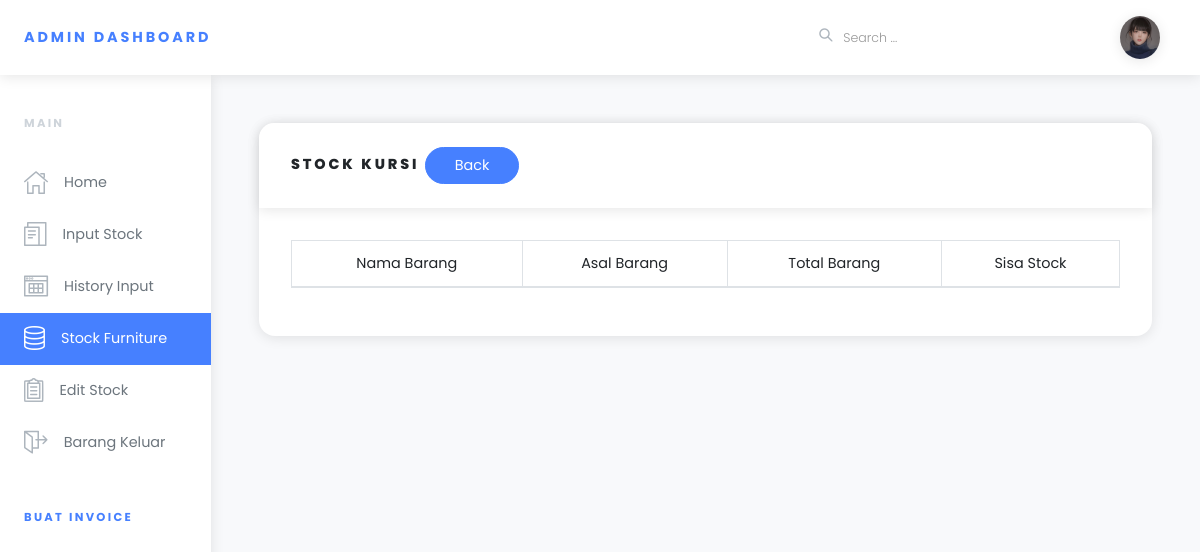
Before: /index.php/v_stock/v_tempat_tidur with the older database file.
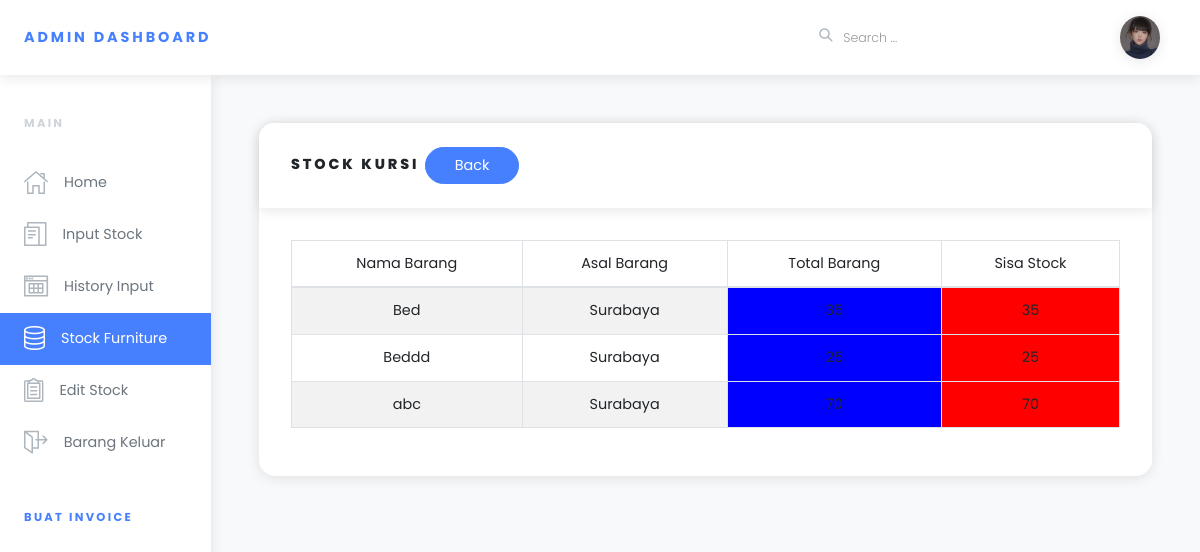
After: the same page with the newer database file.
### tables this page shows
CREATE TABLE `stockbarang` (
  `id` int(6) UNSIGNED NOT NULL,
  `tipeBarang` varchar(30) NOT NULL,
  `namaBarang` varchar(30) NOT NULL,
  `asalBarang` varchar(50) NOT NULL,
  `jumlahBarang` int(50) NOT NULL,
  `stock` int(11) NOT NULL,
  `tanggalInput` timestamp NOT NULL DEFAULT current_timestamp() ON UPDATE current_timestamp(),
  `uploadFoto` varchar(50) NOT NULL,
  `kodeBulan` varchar(25) NOT NULL
);

### application/controllers/v_stock.php (called while the page is built, shortened)
<?php
class v_stock extends CI_Controller {
	  function __construct() {
	      $this->load->helper('url');
	      $this->load->model('stock');
	  }
     public function v_tempat_tidur()
    {
        $xxx['data']=$this->stock->tempattidur();
        $data = array(
            'title' => "Stock Furniture"
        );
        $this->load->view('templates/header.php',$data);
        $this->load->view('templates/sidebar.php');
        $this->load->view('stock/tempat-tidur.php',$xxx);
        $this->load->view('templates/footer.php');
    }
}

### index.php (called while the page is built, shortened)
<?php
require_once BASEPATH.'core/CodeIgniter.php';

### application/models/stock.php (called while the page is built, shortened)
<?php
class stock extends CI_Model{
    function tempattidur(){
        $tipeBarang='Tempat Tidur';
        $hasil=$this->db->query("SELECT * FROM stockbarang where tipeBarang='$tipeBarang'");
        return $hasil;
    }
}

### application/views/stock/tempat-tidur.php (the view, shortened to what this page needs)
<div class="page-holder w-100 d-flex flex-wrap">
  <div class="container-fluid px-xl-5">
    <section class="py-5">
      <div class="row">
        <div class="col-lg-12 mb-4">
          <div class="card">
            <div class="card-header">
              <h6 class="text-uppercase mb-0">Stock Kursi
                <a href="../core/stock"><button type="button" class="btn btn-primary" data-toggle="modal" data-target=".bd-example-modal-lg">Back</button></a></h6>
            </div>
            <div class="card-body">
               <table class="table table-bordered table-striped" id="mydata">
                <thead>
                  <tr align="center">
                    <td>Nama Barang</td>
                    <td>Asal Barang</td>
                    <td>Total Barang</td>
                    <td>Sisa Stock</td>
                  </tr>
                </thead>
                <tbody>
                  <?php
                 foreach($data->result_array() as $i):
                    $namaBarang=$i['namaBarang'];
                    $asalBarang=$i['asalBarang'];
                    $jumlahBarang=$i['jumlahBarang'];
                    $stock=$i['stock'];
                    ?>
                  <tr align="center">
                    <td><?php echo $namaBarang ?></td>
                    <td><?php echo $asalBarang ?></td>
                    <td style="background: blue"><?php echo $jumlahBarang ?></td>
                    <td style="background: red"><?php echo $stock ?></td>
                  </tr>
                  <?php endforeach;?>
                </tbody>
              </table>
            </div>

Changed rows visible on the page:
added stockbarang: namaBarang "Bed", asalBarang "Surabaya", stock "35"
added stockbarang: namaBarang "Beddd", asalBarang "Surabaya", stock "25"
added stockbarang: namaBarang "abc", asalBarang "Surabaya", stock "70"
